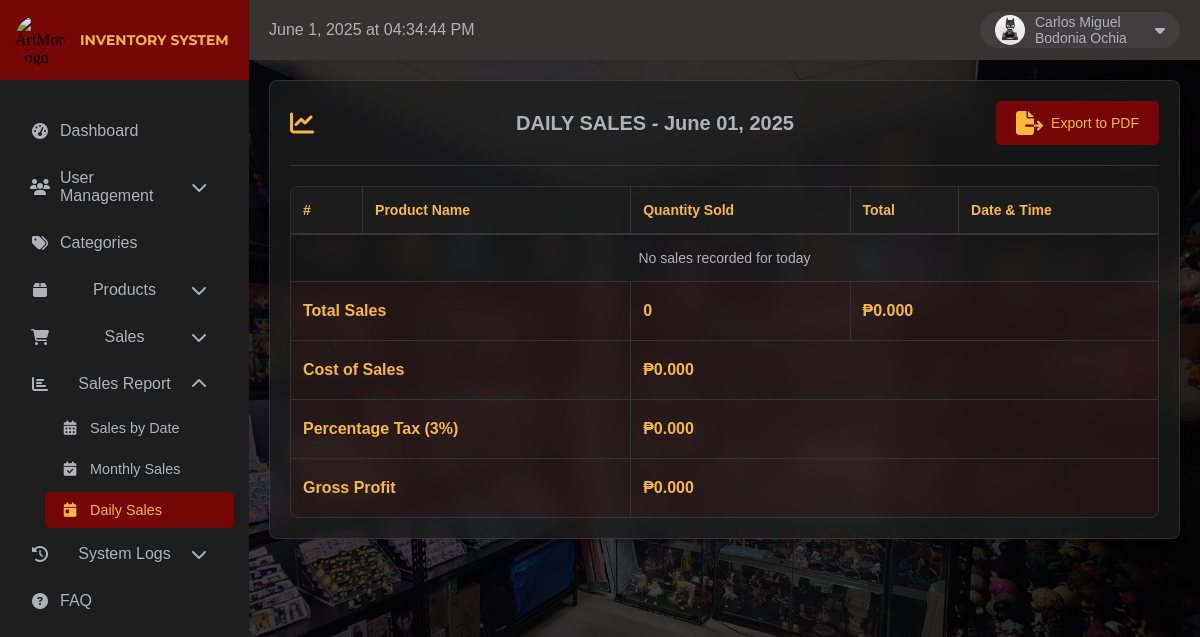
The page /admin/dailySales.php (signed in) on the database its author committed.
### tables this page shows
CREATE TABLE `users` (
  `id` int(11) NOT NULL,
  `name` varchar(100) NOT NULL,
  `username` varchar(255) NOT NULL,
  `password` varchar(255) NOT NULL,
  `role` enum('admin','staff','','') NOT NULL,
  `created_at` timestamp NOT NULL DEFAULT current_timestamp(),
  `updated_at` timestamp NOT NULL DEFAULT current_timestamp() ON UPDATE current_timestamp(),
  `status` tinyint(1) NOT NULL,
  `profile_image` varchar(255) DEFAULT NULL,
  `deleted_at` timestamp NULL DEFAULT NULL
);

### admin/dailySales.php (the view, shortened to what this page needs)
<?php
require_once '../connection/connections.php';
$userName = '';
$profileImage = "../upload/default-profile.jpg";
if (isset($_SESSION['user_id'])) {
    try {
        $stmt = $pdo->prepare("SELECT id, name, profile_image FROM users WHERE id = ?");
        $stmt->execute([$_SESSION['user_id']]);
        $userData = $stmt->fetch(PDO::FETCH_ASSOC);
        if ($userData) {
            if (!empty($userData['name'])) {
                $userName = $userData['name'];
            }
            if (!empty($userData['profile_image'])) {
                $tempProfileImage = "../upload/profiles/" . $userData['profile_image'];
                if (file_exists($tempProfileImage)) {
                    $profileImage = $tempProfileImage;
                } else {
                    $profileImage = "../upload/default-profile.jpg";
                }
            }
        }
    } catch (PDOException $e) {
        error_log("Database Error: " . $e->getMessage());
    }
}
$today = date('Y-m-d');
$totalQuantity = 0;
$totalSales = 0;
$totalProfit = 0;
try {
    $stmt = $pdo->prepare("
        SELECT
            si.id,
            p.product_title,
            si.quantity,
            si.total,
            (si.total - (p.buying_price * si.quantity)) as profit,
            s.sale_date
        FROM sales s
        JOIN sale_items si ON s.id = si.sale_id
        JOIN products p ON si.product_id = p.id
        WHERE DATE(s.sale_date) = ?
        ORDER BY s.sale_date DESC
    ");
    $stmt->execute([$today]);
    $dailySales = $stmt->fetchAll(PDO::FETCH_ASSOC);
    $costOfSales = $totalSales - $totalProfit;
    $businessTax = $totalSales * 0.03;
    $grossProfit = $totalSales - $businessTax;
} catch (PDOException $e) {
    error_log("Database Error: " . $e->getMessage());
    $dailySales = [];
}
?>
<!DOCTYPE html>
<html lang="en">
<head>
    <link rel="stylesheet" href="https://cdnjs.cloudflare.com/ajax/libs/font-awesome/6.5.1/css/all.min.css">
</head>
<body>
            <div class="sidebar">
                <div class="logo-container">
                    <img src="../upload/ArtMore.jpg" alt="ArtMore Logo">
                    <h1>INVENTORY SYSTEM</h1>
                </div>
                <ul class="nav-links">
                    <li>
                        <a href="dashboard.php">
                            <i class="fas fa-tachometer-alt"></i>Dashboard
                        </a>
                    </li>
                    <li class="dropdown">
                        <a href="#" class="dropdown-toggle">
                            <i class="fas fa-users"></i>User Management
                            <i class="fas fa-chevron-down arrow"></i>
                        </a>
                    </li>
                    <li>
                        <a href="categories.php">
                            <i class="fas fa-tags"></i>Categories
                        </a>
                    </li>
                    <li class="dropdown">
                        <a href="#" class="dropdown-toggle">
                            <i class="fas fa-box"></i>Products
                            <i class="fas fa-chevron-down arrow"></i>
                        </a>
                    </li>
                    <li class="dropdown">
                        <a href="#" class="dropdown-toggle">
                            <i class="fas fa-shopping-cart"></i>Sales
                            <i class="fas fa-chevron-down arrow"></i>
                        </a>
                    </li>
                    <li class="dropdown open">
                        <a href="#" class="dropdown-toggle">
                            <i class="fas fa-chart-bar"></i>Sales Report
                            <i class="fas fa-chevron-down arrow"></i>
                        </a>
                        <ul class="submenu">
                            <li><a href="salesByDate.php"><i class="fas fa-calendar-alt"></i>Sales by Date</a></li>
                            <li><a href="monthlySales.php"><i class="fas fa-calendar-check"></i>Monthly Sales</a></li>
                            <li class="active"><a href="dailySales.php"><i class="fas fa-calendar-day"></i>Daily Sales</a></li>
                        </ul>
                    </li>
                <li class="dropdown">
                    <a href="#" class="dropdown-toggle">
                        <i class="fas fa-history"></i>System Logs
                        <i class="fas fa-chevron-down arrow"></i>
                    </a>
                </li>
                <li>
                    <a href="faq.php">
                        <i class="fas fa-question-circle"></i>FAQ
                    </a>
                </li>
                </ul>
            </div>
            <div class="topbar">
                <div class="time-label" id="currentDateTime"></div>
                <div class="profile-container">
                    <img src="<?php echo htmlspecialchars($profileImage); ?>" alt="Profile Picture">
                    <span class="profile-name"><?php echo htmlspecialchars($userName); ?></span>
                    <i class="fas fa-caret-down"></i>
                </div>
            </div>
            <div class="main-content">
                <div class="content-card dashboard-table">
                    <div class="table-header">
                        <i class="fas fa-chart-line"></i>
                        <h2>DAILY SALES - <?php echo date('F d, Y'); ?></h2>
                        <a href="exportDailySales.php" class="export-btn">
                            <i class="fas fa-file-export"></i> Export to PDF
                        </a>
                    </div>
                    <hr class="header-line">
                    <div class="table-container">
                        <table>
                            <thead>
                                <tr>
                                    <th>#</th>
                                    <th>Product Name</th>
                                    <th>Quantity Sold</th>
                                    <th>Total</th>
                                    <th>Date & Time</th>
                                </tr>
                            </thead>
                            <tbody>
                                <?php if (empty($dailySales)): ?>
                                <tr>
                                    <td colspan="5" style="text-align: center;">No sales recorded for today</td>
                                </tr>
                                <?php endif; ?>
                                <tr class="total-row">
                                    <td colspan="2"><strong>Total Sales</strong></td>
                                    <td><strong><?php echo $totalQuantity; ?></strong></td>
                                    <td colspan="2"><strong>₱<?php echo number_format($totalSales, 3); ?></strong></td>
                                </tr>
                                <tr class="profit-row">
                                    <td colspan="2"><strong>Cost of Sales</strong></td>
                                    <td colspan="3"><strong>₱<?php echo number_format($costOfSales, 3); ?></strong></td>
                                </tr>
                                <tr class="profit-row">
                                    <td colspan="2"><strong>Percentage Tax (3%)</strong></td>
                                    <td colspan="3"><strong>₱<?php echo number_format($businessTax, 3); ?></strong></td>
                                </tr>
                                <tr class="profit-row">
                                    <td colspan="2"><strong>Gross Profit</strong></td>
                                    <td colspan="3"><strong>₱<?php echo number_format($grossProfit, 3); ?></strong></td>
                                </tr>
                            </tbody>
                        </table>
                    </div>
                </div>
            </div>
</body>
</html>

### rows shown on the page
users: profile_image (picture), name "Carlos Miguel Bodonia Ochia"

### other values the page prints
$totalQuantity "0"
$totalSales "0.000"
$costOfSales "0.000"
$businessTax "0.000"
$grossProfit "0.000"
